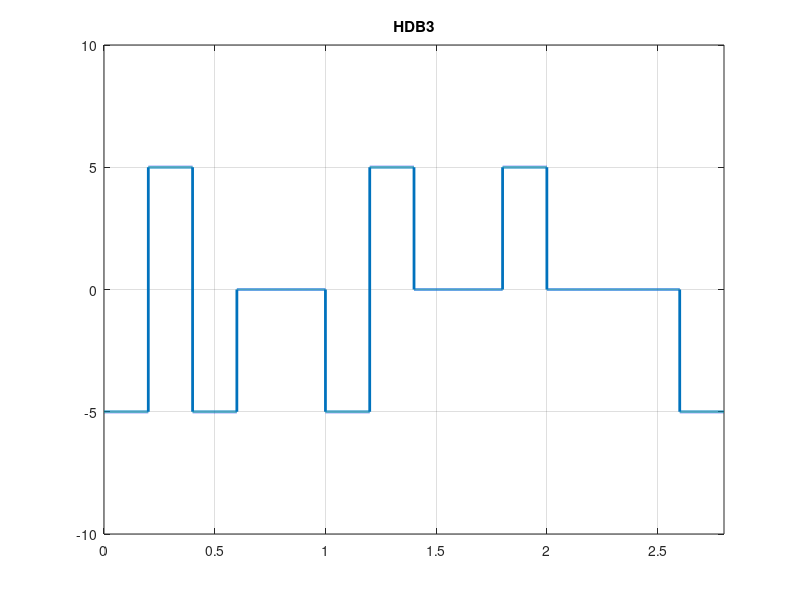

The MATLAB source for this figure:
clc;
clear;
close all;

bits = [ 1 1 0 0 0 0 0 0 0 0 0 0 0 1];
amp = input("Enter the amplitude: ");
bit_rate = input("Enter the bit_rate: ");

pre_vol = 1;
voltage = pre_vol * amp;
len = length(bits);
Time = len/bit_rate;
sampling_frquency = 10000;

zero = 0;
one = 0;
for i = 1:len
    if bits(i) == 0
        zero = zero + 1;
    else
        one = one + 1;
        zero = 0;
    end
    
    if zero > 3
        if mod(one, 2)==0
            y_level(i) = -voltage;
            voltage = y_level(i);
            y_level(i-3) = voltage;
        else
            y_level(i) = voltage;
        end
        zero = one = 0;
    elseif bits(i)==0
        y_level(i) = 0;
    else 
        y_level(i) = -voltage;
        voltage = y_level(i);
    end
end
  
%Modulation
time = 0: 1/sampling_frquency:Time;
x = 1;
for i = 1:length(time)
  result(i) = y_level(x);
  if bit_rate * time(i) >= x;
    x = x + 1;
  end
end

plot(time, result, 'Linewidth', 2);
axis([0 Time -amp*2 amp*2]);
grid on;
title('HDB3');

%Demodulation
x = 1;
for i = 1:length(time)
  if bit_rate * time(i) >= x
    tmp = result(i)/amp;
    if tmp == 0
      ans_bits(x) = 0;
    else
      ans_bits(x) = 1;
      if tmp==pre_vol && x > 3
           ans_bits(x) = 0;
           ans_bits(x-3) = 0;
      end 
    end
    
    if tmp ~= 0
      pre_vol = tmp;
    end
    x = x + 1;
  end
end

disp("Orginal bit : ");
disp(bits);

disp("Demodulation: ");
disp(ans_bits);
  




